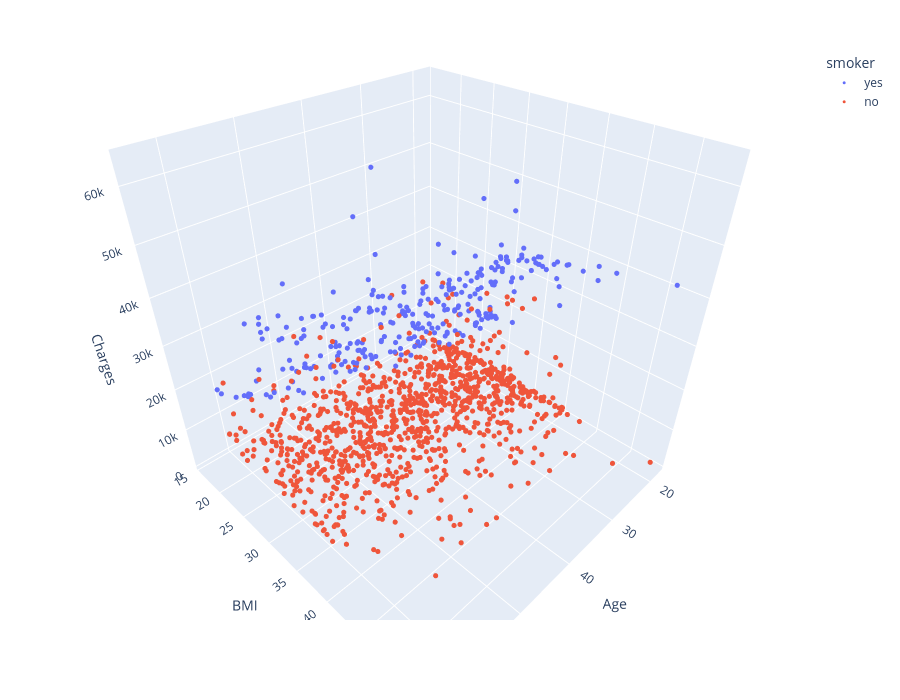

The code cell stored with this chart in its notebook:
### Markdown cell above
3d scatterplot idea taken from Pete Daniel Smith.
Gemini listed paramenters and px.scatter.
Copilot predictions used in generating code below.

### Code cell
fig = px.scatter_3d(df_cleaned, x='age', y='bmi', z='charges', color='smoker')
fig.update_layout(scene=dict(
                    xaxis_title='Age',
                    yaxis_title='BMI',
                    zaxis_title='Charges'))
# Gemini used to shrink the marker size to make points less dense
fig.update_traces(marker=dict(size=3))

# Gemini used to increase canvas size
fig.update_layout(
    height=700,
    width=900,
    scene=dict(
        xaxis_title="Age",
        yaxis_title="BMI",
        zaxis_title="Charges",
        aspectratio=dict(x=1.2, y=1.2, z=1.2),  # Expands 3D box dimensions
    ),
)
fig.show()

### Figure 1 — Plotly figure (JSON) as saved in the notebook; plotly's stock layout.template omitted (floating-point values rounded to 4 significant figures; data arrays with more than 128 entries replaced by an {"elided": "..."} marker saying what was removed)
{"data": [{"hovertemplate": "smoker=yes<br>age=%{x}<br>bmi=%{y}<br>charges=%{z}<extra></extra>", "legendgroup": "yes", "marker": {"color": "#636efa", "size": 3, "symbol": "circle"}, "mode": "markers", "name": "yes", "scene": "scene", "showlegend": true, "type": "scatter3d", "x": {"elided": "274 int values"}, "y": {"elided": "274 float values"}, "z": {"elided": "274 float values"}}, {"hovertemplate": "smoker=no<br>age=%{x}<br>bmi=%{y}<br>charges=%{z}<extra></extra>", "legendgroup": "no", "marker": {"color": "#EF553B", "size": 3, "symbol": "circle"}, "mode": "markers", "name": "no", "scene": "scene", "showlegend": true, "type": "scatter3d", "x": {"elided": "1063 int values"}, "y": {"elided": "1063 float values"}, "z": {"elided": "1063 float values"}}], "layout": {"height": 700, "legend": {"title": {"text": "smoker"}, "tracegroupgap": 0}, "margin": {"b": 80, "l": 50, "r": 50, "t": 50}, "scene": {"aspectratio": {"x": 1.2, "y": 1.2, "z": 1.2}, "domain": {"x": [0, 1], "y": [0, 1]}, "xaxis": {"title": {"text": "Age"}}, "yaxis": {"title": {"text": "BMI"}}, "zaxis": {"title": {"text": "Charges"}}}, "width": 900}}
